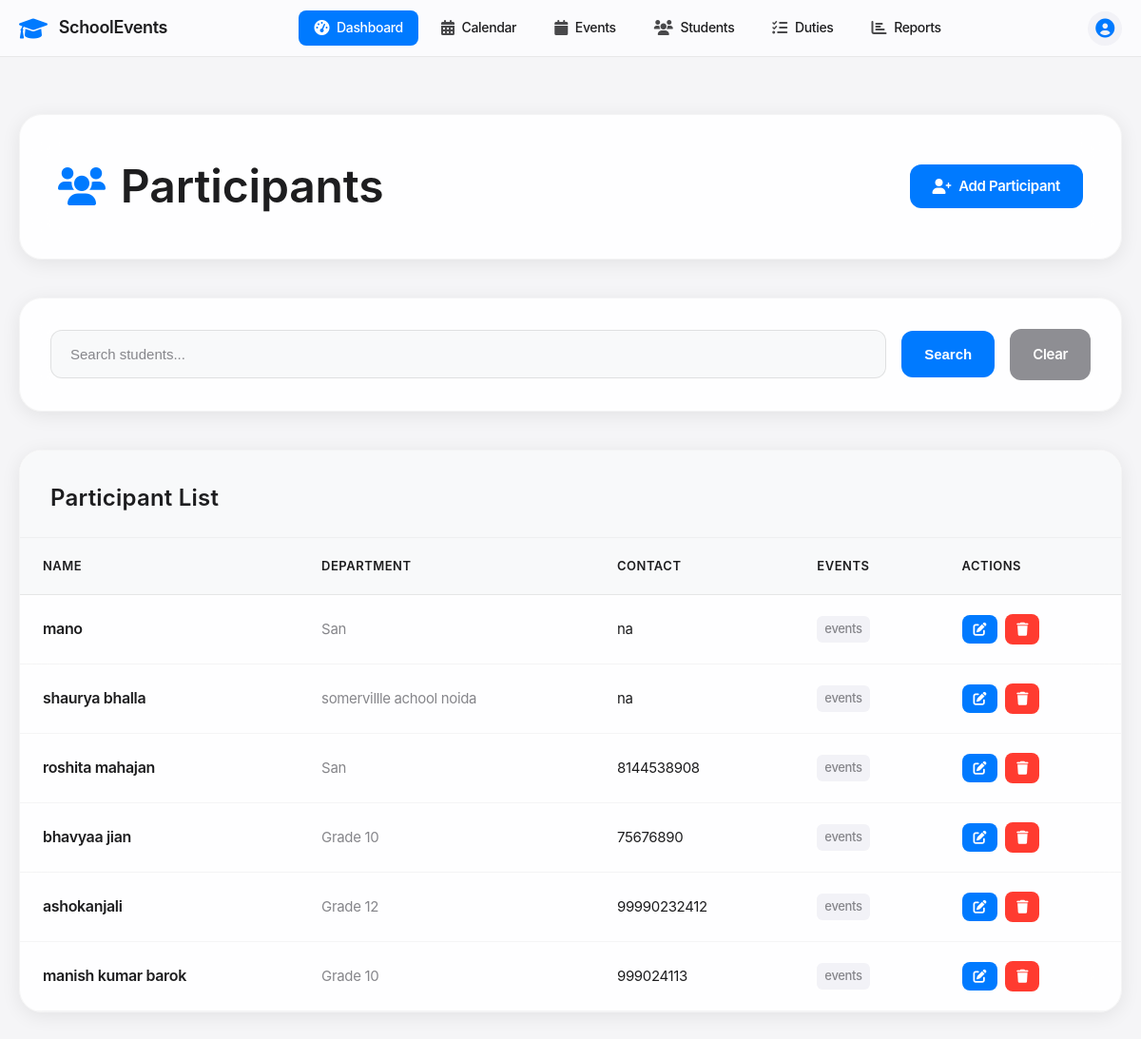
/participants, run on the app's committed database.
### tables this page shows
CREATE TABLE participants (
            id INTEGER PRIMARY KEY AUTOINCREMENT,
            name TEXT NOT NULL,
            type TEXT NOT NULL CHECK (type IN ('student', 'teacher')),
            class_dept TEXT NOT NULL,
            contact TEXT,
            emergency_contact TEXT,
            created_at TIMESTAMP DEFAULT CURRENT_TIMESTAMP
        );

### app.py (the view)
@app.route('/participants')
def participants():
    conn = get_db_connection()
    search = request.args.get('search', '')
    query = 'SELECT * FROM participants WHERE type = "student"'
    params = []
    if search:
        query += ' AND (name LIKE ? OR class_dept LIKE ?)'
        params.extend([f'%{search}%', f'%{search}%'])
    participants = conn.execute(query, params).fetchall()
    conn.close()
    return render_template('participants.html', participants=participants, search=search)

### app.py (called while the page is built)
def get_db_connection():
    conn = sqlite3.connect('events.db')
    conn.row_factory = sqlite3.Row
    return conn

### templates/participants.html (shortened to what this page needs)
<!DOCTYPE html>
<html lang="en">
<head>
    <link href="https://cdnjs.cloudflare.com/ajax/libs/font-awesome/6.0.0/css/all.min.css" rel="stylesheet">
</head>
<body>
   <nav class="apple-nav">
        <div class="nav-container">
            <div class="nav-brand">
                <i class="fas fa-graduation-cap"></i>
                <span>SchoolEvents</span>
            </div>
            <div class="nav-menu">
                <a href="{{ url_for('dashboard') }}" class="nav-link active">
                    <i class="fas fa-tachometer-alt"></i>
                    <span>Dashboard</span>
                </a>
                <a href="{{ url_for('calendar_view') }}" class="nav-link">
                    <i class="fas fa-calendar-alt"></i>
                    <span>Calendar</span>
                </a>
                <a href="{{ url_for('events') }}" class="nav-link">
                    <i class="fas fa-calendar"></i>
                    <span>Events</span>
                </a>
                <a href="{{ url_for('participants') }}" class="nav-link">
                    <i class="fas fa-users"></i>
                    <span>Students</span>
                </a>
                <a href="{{ url_for('duties') }}" class="nav-link">
                    <i class="fas fa-tasks"></i>
                    <span>Duties</span>
                </a>
                <a href="{{ url_for('reports') }}" class="nav-link">
                    <i class="fas fa-chart-bar"></i>
                    <span>Reports</span>
                </a>
            </div>
            <div class="nav-user">
                <div class="user-avatar">
                    <i class="fas fa-user-circle"></i>
                </div>
            </div>
        </div>
    </nav>
    <div class="main-content">
        <div class="container">
            <div class="page-header fade-in">
                <h1 class="page-title">
                    <i class="fas fa-users"></i>
                    Participants
                </h1>
                <a href="{{ url_for('add_participant') }}" class="action-btn">
                    <i class="fas fa-user-plus"></i>
                    Add Participant
                </a>
            </div>
            <div class="search-section fade-in">
                <form method="GET" class="search-form">
                    <input type="text"
                           name="search"
                           class="search-input"
                           placeholder="Search students..."
                           value="{{ search }}">
                    <button type="submit" class="search-btn">Search</button>
                    <a href="{{ url_for('participants') }}" class="clear-btn">Clear</a>
                </form>
            </div>
            <div class="participants-card fade-in">
                <div class="card-header">
                    <h2 class="card-title">Participant List</h2>
                </div>
                <div class="card-body">
                    {% if participants %}
                        <div class="table-container">
                            <table class="participants-table">
                                <thead>
                                    <tr>
                                        <th>Name</th>
                                        <th>Department</th>
                                        <th>Contact</th>
                                        <th>Events</th>
                                        <th>Actions</th>
                                    </tr>
                                </thead>
                                <tbody>
                                    {% for participant in participants %}
                                        <tr>
                                            <td>
                                                <div class="participant-name">{{ participant.name }}</div>
                                            </td>
                                            <td>
                                                <div class="participant-department">{{ participant.class_dept }}</div>
                                            </td>
                                            <td>
                                                <div class="participant-contact">{{ participant.contact }}</div>
                                            </td>
                                            <td>
                                                <span class="events-count">{{ participant.events_count }} events</span>
                                            </td>
                                            <td>
                                                <div class="action-group">
                                                    <a href="{{ url_for('edit_participant', id=participant.id) }}"
                                                       class="edit-btn"
                                                       title="Edit Participant">
                                                        <i class="fas fa-edit"></i>
                                                    </a>
                                                    <form method="POST"
                                                          action="{{ url_for('delete_participant', id=participant.id) }}"
                                                          class="delete-form">
                                                        <button type="submit"
                                                                class="delete-btn"
                                                                title="Delete Participant"
                                                                onclick="return confirm('Are you sure you want to delete this participant?')">
                                                            <i class="fas fa-trash"></i>
                                                        </button>
                                                    </form>
                                                </div>
                                            </td>
                                        </tr>
                                    {% endfor %}
                                </tbody>
                            </table>
                        </div>
                    {% else %}
                        <div class="empty-state">
                            <i class="fas fa-users"></i>
                            <p>No participants found.</p>
                        </div>
                    {% endif %}
                </div>
            </div>
        </div>
    </div>
</body>
</html>

### data on the page
participants: name "mano", class_dept "San", contact "na"
participants: name "shaurya bhalla", class_dept "somervillle achool noida", contact "na"
participants: name "roshita mahajan", class_dept "San", contact "8144538908"
participants: name "bhavyaa jian", class_dept "Grade 10", contact "75676890"
participants: name "ashokanjali", class_dept "Grade 12", contact "99990232412"
participants: name "manish kumar barok", class_dept "Grade 10", contact "999024113"
